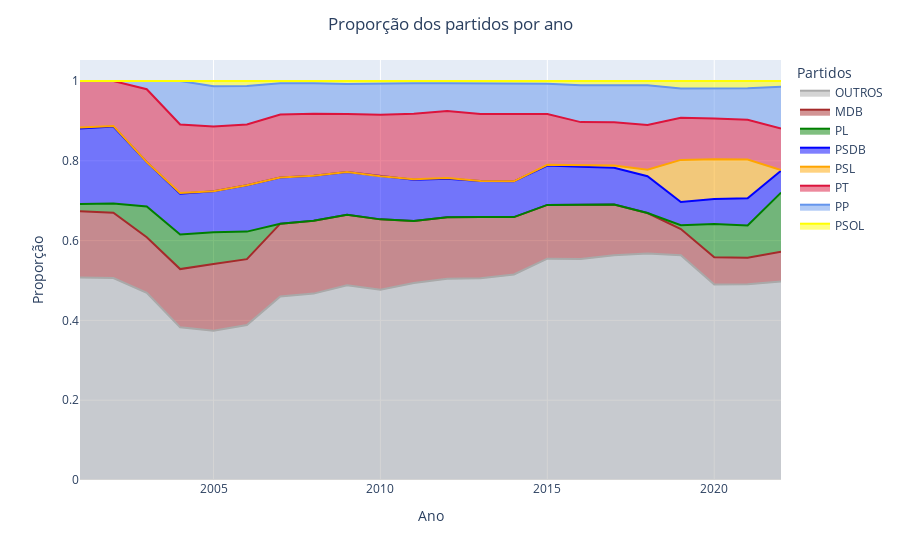

Source (notebook cell):
### Code cell
fig = px.area(parties_df, x="year", y="proportion", color='party', line_group="party", color_discrete_map=color)
fig.update_layout(
    title="Proporção dos partidos por ano",
    xaxis_title="Ano",
    yaxis_title="Proporção",
    legend_title="Partidos",
    title_x=0.5,
    # font=dict(
    #     family="Courier New, monospace",
    #     size=18,
    #     color="RebeccaPurple"
    # )
)

fig.write_image('../imgs/parties_proportions.png')
fig.show()

### Figure 1 — Plotly figure (JSON) as saved in the notebook; plotly's stock layout.template omitted (floating-point values rounded to 4 significant figures)
{"data": [{"fillpattern": {"shape": ""}, "hovertemplate": "party=OUTROS<br>year=%{x}<br>proportion=%{y}<extra></extra>", "legendgroup": "OUTROS", "line": {"color": "DarkGray"}, "marker": {"symbol": "circle"}, "mode": "lines", "name": "OUTROS", "orientation": "v", "showlegend": true, "stackgroup": "1", "type": "scatter", "x": [2001, 2002, 2003, 2004, 2005, 2006, 2007, 2008, 2009, 2010, 2011, 2012, 2013, 2014, 2015, 2016, 2017, 2018, 2019, 2020, 2021, 2022], "xaxis": "x", "y": [0.5078, 0.5064, 0.4689, 0.3826, 0.3738, 0.3884, 0.46, 0.4672, 0.488, 0.4771, 0.4938, 0.5045, 0.5055, 0.5153, 0.5548, 0.5542, 0.5635, 0.5678, 0.5631, 0.4898, 0.4908, 0.4973], "yaxis": "y"}, {"fillpattern": {"shape": ""}, "hovertemplate": "party=MDB<br>year=%{x}<br>proportion=%{y}<extra></extra>", "legendgroup": "MDB", "line": {"color": "Brown"}, "marker": {"symbol": "circle"}, "mode": "lines", "name": "MDB", "orientation": "v", "showlegend": true, "stackgroup": "1", "type": "scatter", "x": [2001, 2002, 2003, 2004, 2005, 2006, 2007, 2008, 2009, 2010, 2011, 2012, 2013, 2014, 2015, 2016, 2017, 2018, 2019, 2020, 2021, 2022], "xaxis": "x", "y": [0.1658, 0.1633, 0.1394, 0.146, 0.1676, 0.1652, 0.1825, 0.1825, 0.1768, 0.1761, 0.1551, 0.1538, 0.1538, 0.1436, 0.1346, 0.135, 0.1271, 0.1013, 0.06591, 0.06839, 0.06618, 0.07495], "yaxis": "y"}, {"fillpattern": {"shape": ""}, "hovertemplate": "party=PL<br>year=%{x}<br>proportion=%{y}<extra></extra>", "legendgroup": "PL", "line": {"color": "Green"}, "marker": {"symbol": "circle"}, "mode": "lines", "name": "PL", "orientation": "v", "showlegend": true, "stackgroup": "1", "type": "scatter", "x": [2001, 2002, 2003, 2004, 2005, 2006, 2019, 2020, 2021, 2022], "xaxis": "x", "y": [0.01813, 0.02359, 0.07721, 0.08688, 0.07919, 0.06897, 0.009416, 0.08318, 0.08088, 0.1481], "yaxis": "y"}, {"fillpattern": {"shape": ""}, "hovertemplate": "party=PSDB<br>year=%{x}<br>proportion=%{y}<extra></extra>", "legendgroup": "PSDB", "line": {"color": "Blue"}, "marker": {"symbol": "circle"}, "mode": "lines", "name": "PSDB", "orientation": "v", "showlegend": true, "stackgroup": "1", "type": "scatter", "x": [2001, 2002, 2003, 2004, 2005, 2006, 2007, 2008, 2009, 2010, 2011, 2012, 2013, 2014, 2015, 2016, 2017, 2018, 2019, 2020, 2021, 2022], "xaxis": "x", "y": [0.1891, 0.1924, 0.1111, 0.1017, 0.1031, 0.1162, 0.1155, 0.1131, 0.1068, 0.1083, 0.1034, 0.0966, 0.08974, 0.08977, 0.09874, 0.09591, 0.09208, 0.09222, 0.05838, 0.06285, 0.06801, 0.05484], "yaxis": "y"}, {"fillpattern": {"shape": ""}, "hovertemplate": "party=PSL<br>year=%{x}<br>proportion=%{y}<extra></extra>", "legendgroup": "PSL", "line": {"color": "Orange"}, "marker": {"symbol": "circle"}, "mode": "lines", "name": "PSL", "orientation": "v", "showlegend": true, "stackgroup": "1", "type": "scatter", "x": [2001, 2002, 2004, 2011, 2012, 2015, 2016, 2017, 2018, 2019, 2020, 2021, 2022], "xaxis": "x", "y": [0.002591, 0.001815, 0.001848, 0.001783, 0.001789, 0.001795, 0.003552, 0.005525, 0.01627, 0.1055, 0.09982, 0.09743, 0.001828], "yaxis": "y"}, {"fillpattern": {"shape": ""}, "hovertemplate": "party=PT<br>year=%{x}<br>proportion=%{y}<extra></extra>", "legendgroup": "PT", "line": {"color": "Crimson"}, "marker": {"symbol": "circle"}, "mode": "lines", "name": "PT", "orientation": "v", "showlegend": true, "stackgroup": "1", "type": "scatter", "x": [2001, 2002, 2003, 2004, 2005, 2006, 2007, 2008, 2009, 2010, 2011, 2012, 2013, 2014, 2015, 2016, 2017, 2018, 2019, 2020, 2021, 2022], "xaxis": "x", "y": [0.1166, 0.1125, 0.1827, 0.1719, 0.1621, 0.1525, 0.1583, 0.1551, 0.1455, 0.1541, 0.164, 0.1682, 0.1685, 0.1688, 0.1275, 0.1083, 0.1087, 0.1121, 0.1055, 0.1017, 0.09926, 0.1042], "yaxis": "y"}, {"fillpattern": {"shape": ""}, "hovertemplate": "party=PP<br>year=%{x}<br>proportion=%{y}<extra></extra>", "legendgroup": "PP", "line": {"color": "CornflowerBlue"}, "marker": {"symbol": "circle"}, "mode": "lines", "name": "PP", "orientation": "v", "showlegend": true, "stackgroup": "1", "type": "scatter", "x": [2003, 2004, 2005, 2006, 2007, 2008, 2009, 2010, 2011, 2012, 2013, 2014, 2015, 2016, 2017, 2018, 2019, 2020, 2021, 2022], "xaxis": "x", "y": [0.02072, 0.1091, 0.1013, 0.09619, 0.07821, 0.07664, 0.07551, 0.0789, 0.07665, 0.06977, 0.07692, 0.0772, 0.0754, 0.09236, 0.09208, 0.09946, 0.07345, 0.07579, 0.07904, 0.1042], "yaxis": "y"}, {"fillpattern": {"shape": ""}, "hovertemplate": "party=PSOL<br>year=%{x}<br>proportion=%{y}<extra></extra>", "legendgroup": "PSOL", "line": {"color": "Yellow"}, "marker": {"symbol": "circle"}, "mode": "lines", "name": "PSOL", "orientation": "v", "showlegend": true, "stackgroup": "1", "type": "scatter", "x": [2005, 2006, 2007, 2008, 2009, 2010, 2011, 2012, 2013, 2014, 2015, 2016, 2017, 2018, 2019, 2020, 2021, 2022], "xaxis": "x", "y": [0.01289, 0.0127, 0.005587, 0.005474, 0.007366, 0.005505, 0.005348, 0.005367, 0.005495, 0.005386, 0.007181, 0.01066, 0.01105, 0.01085, 0.01883, 0.01848, 0.01838, 0.01463], "yaxis": "y"}], "layout": {"legend": {"title": {"text": "Partidos"}, "tracegroupgap": 0}, "margin": {"t": 60}, "title": {"text": "Proporção dos partidos por ano", "x": 0.5}, "xaxis": {"anchor": "y", "domain": [0, 1], "title": {"text": "Ano"}}, "yaxis": {"anchor": "x", "domain": [0, 1], "title": {"text": "Proporção"}}}}
